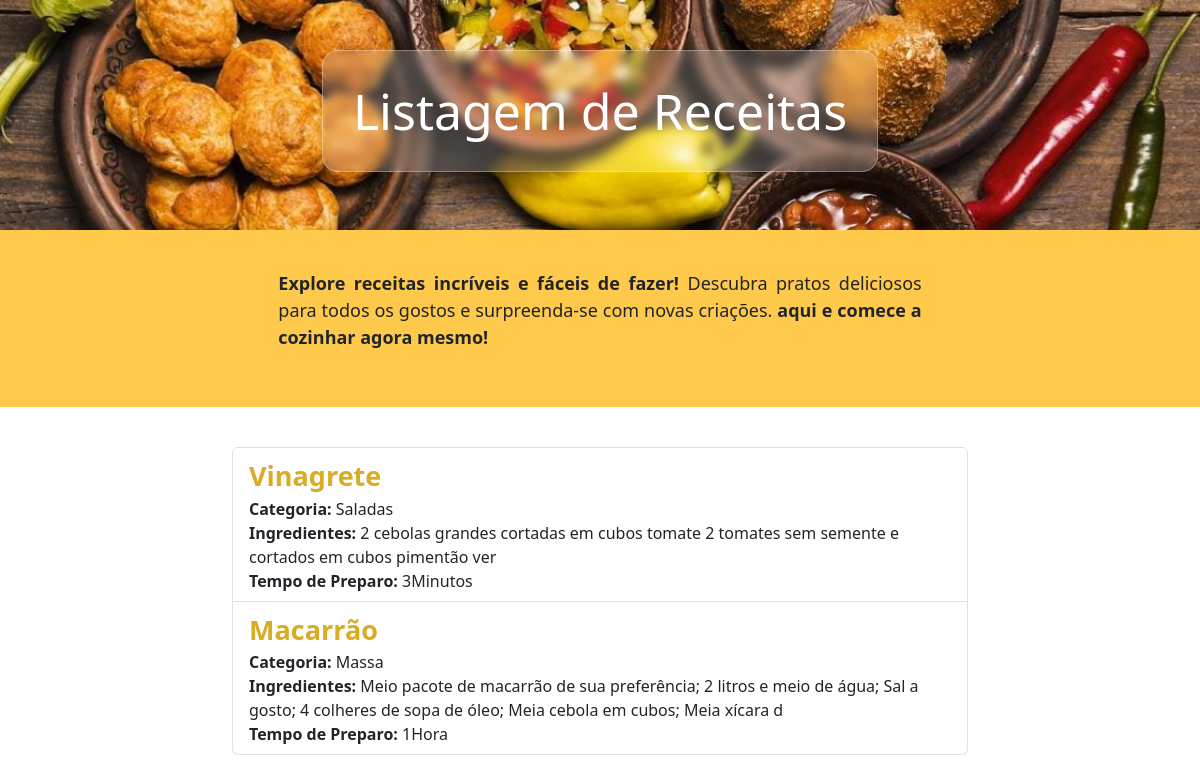
/lista_Receitas.php, run on the app's committed database.
### tables this page shows
CREATE TABLE `receitas` (
  `idReceitas` int(11) NOT NULL,
  `idCategorias` int(11) DEFAULT NULL,
  `titulo` varchar(40) DEFAULT NULL,
  `ingredientes` varchar(200) DEFAULT NULL,
  `tempo_preparo` varchar(30) DEFAULT NULL
);

CREATE TABLE `categorias` (
  `idCategorias` int(11) NOT NULL,
  `tipoCategorias` varchar(30) DEFAULT NULL
);

### lista_Receitas.php (the view, shortened to what this page needs)
<?php
include_once("Includes\conexao.php");
?>
<!DOCTYPE html>
<html>
<head>
    <link rel="stylesheet" type="text/css" href="https://cdn.jsdelivr.net/npm/bootstrap@5.3.3/dist/css/bootstrap.min.css">
	<link rel="stylesheet" href="Style\listaReceita.css">
</head>
<body>
		<header>
			<h2>Listagem de Receitas</h2>
		</header>
	<aside>
		<div class="row d-flex justify-content-center">
			<article class="col-md-7">
				<p><strong>Explore receitas incríveis e fáceis de fazer!</strong> Descubra pratos deliciosos para todos os gostos e surpreenda-se com novas criações. <strong>aqui e comece a cozinhar agora mesmo!</strong></p>
			</article>
		</div>
	</aside>
	<div class="container">
		<section class ="row d-flex justify-content-center">
			<div class="col-md-8 ">
				<?php
					$sql = "SELECT receitas.idReceitas, receitas.idCategorias, receitas.titulo, receitas.ingredientes, receitas.tempo_preparo, categorias.tipoCategorias
					FROM receitas
					INNER JOIN categorias ON categorias.idCategorias = receitas.idCategorias";
					$resultado = mysqli_query($conn, $sql);
					if (mysqli_num_rows($resultado) > 0) {
					echo "<ul class='list-group'>";
					while ($dados = mysqli_fetch_assoc($resultado)) {
					echo "<li class='list-group-item'>
							<strong class ='titulo'>" . htmlspecialchars($dados['titulo']) . "</strong><br>
							<strong>Categoria:</strong> " . htmlspecialchars($dados['tipoCategorias']) . "<br>
							<strong>Ingredientes:</strong> " . htmlspecialchars($dados['ingredientes']) . "<br>
							<strong>Tempo de Preparo:</strong> " . htmlspecialchars($dados['tempo_preparo']) . "
						</li>";
					}
					echo "</ul>";
					} else {
					echo "<p>Nenhuma receita cadastrada.</p>";
					}
				?>
			</div>
		</section>
    </div>
</body>
</html>

### Style/listaReceita.css (style rules this page uses)
h2 { padding: 30px; font-size: 50px; background: rgba(255, 255, 255, 0.2); border-radius: 16px; box-shadow: 0 4px 30px rgba(0, 0, 0, 0.021); backdrop-filter: blur(5px); -webkit-backdrop-filter: blur(5px); border: 1px solid rgba(255, 255, 255, 0.3); }
header { display: flex; justify-content: center; padding: 50px; background-image: url(../imagem/culinária.jpg); background-size: cover; color: white; }
strong.titulo { font-size: 27px; color: #d9ac23; }
aside { background: #ffc94c;; padding: 40px; font-size: 18px; margin-bottom: 40px; text-align: justify; }

### data on the page
receitas: titulo "Vinagrete", idCategorias.tipoCategorias "Saladas", ingredientes "2 cebolas grandes cortadas em cubos tomate 2 tomates sem semente e cortados em cubos pimentão ver", tempo_preparo "3Minutos"
receitas: titulo "Macarrão", idCategorias.tipoCategorias "Massa", ingredientes "Meio pacote de macarrão de sua preferência; 2 litros e meio de água; Sal a gosto; 4 colheres de sopa de óleo; Meia cebola em cubos; Meia xícara d", tempo_preparo "1Hora"
